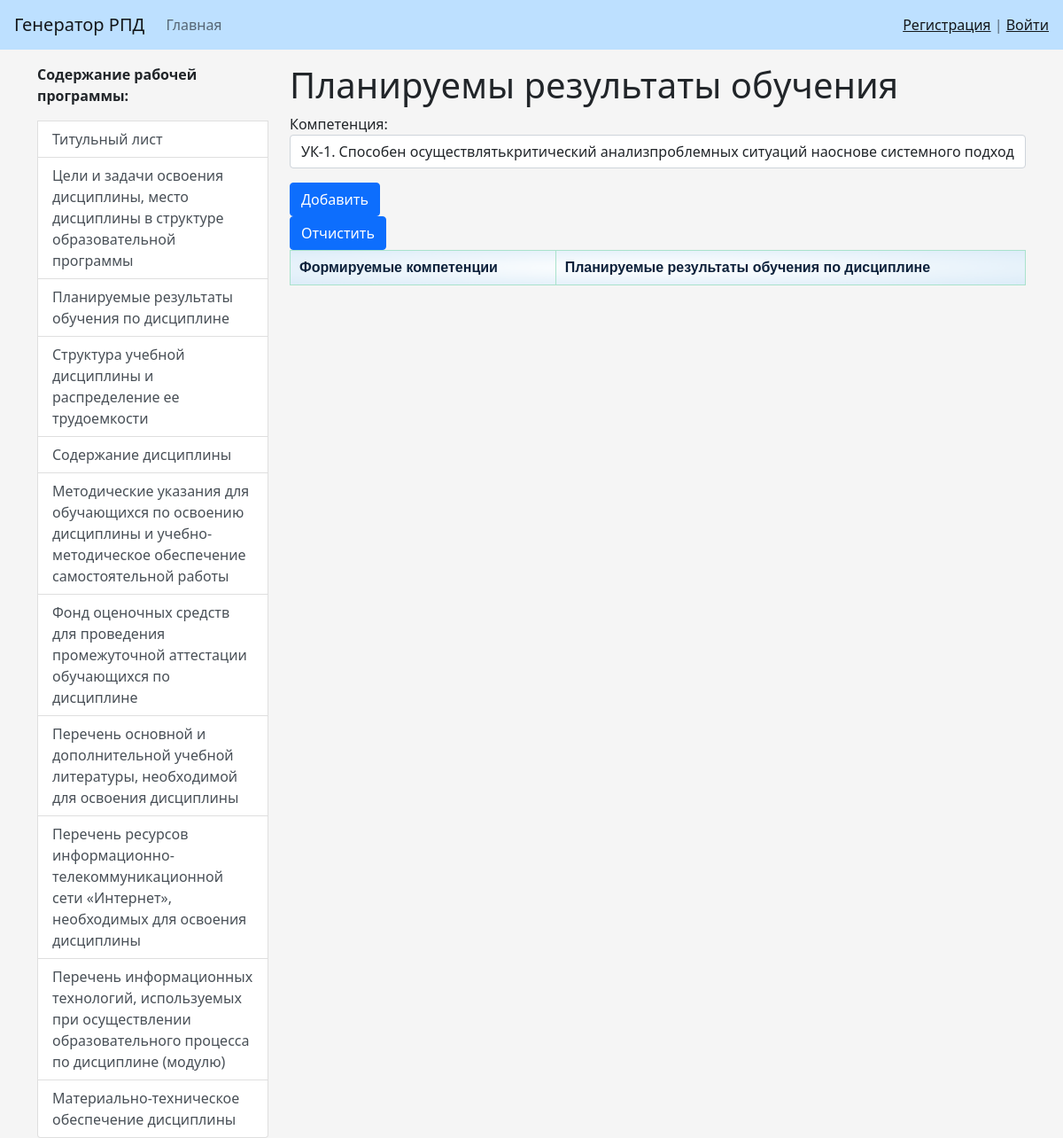
/opn_main_window/add_plan_res_ed/, run on an earlier commit of the app's database.
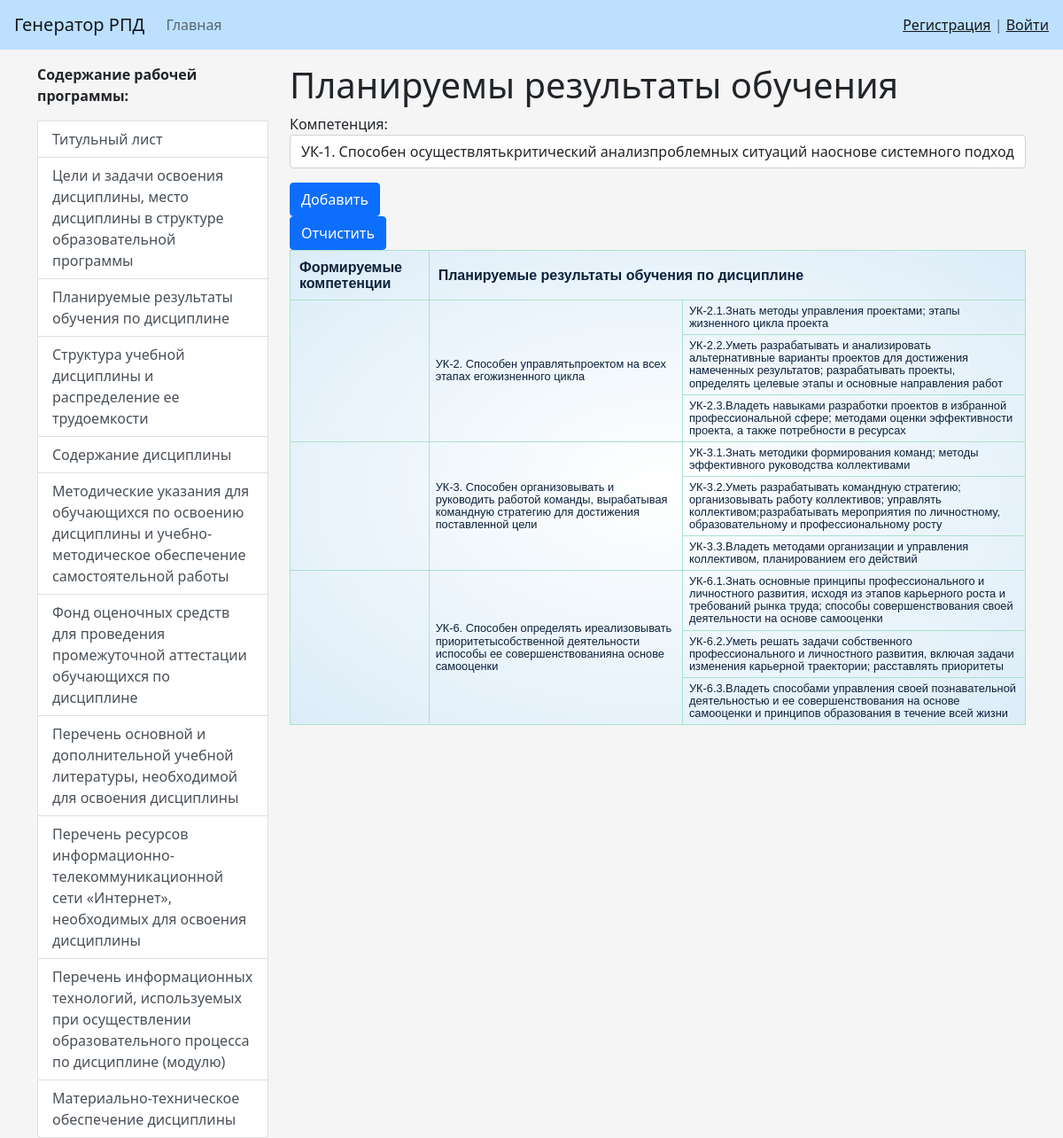
And on a later commit of the database.
### generation_rpd/models.py (models this page shows, shortened)
class SelectComp(models.Model):
    kod_c = models.CharField(max_length=10)
    descrip_c = models.TextField(blank=True, verbose_name='Формулировка компетенции')
    kod_i_naim_c1 = models.TextField(blank=True,
                                     verbose_name='Знать')
    kod_i_naim_c2 = models.TextField(blank=True,
                                     verbose_name='Уметь')
    kod_i_naim_c3 = models.TextField(blank=True,
                                     verbose_name='Владеть')

### generation_rpd/views.py (the view)
# urls.py: path('opn_main_window/add_plan_res_ed/', add_plan_res_ed, name='add_plan_res_ed'),
def add_plan_res_ed(request):
    if request.method == 'POST':
        form = CompSelect(request.POST)
        if form.is_valid():
            print(form.cleaned_data)
            return redirect('home')
    else:
        form = CompSelect()
    bd1 = SelectComp.objects.all()
    return render(request, 'generation_rpd/add_compet.html', {'form': form, 'bd1': bd1})

### generation_rpd/forms.py
class CompSelect(forms.Form):
    comp = forms.ModelChoiceField(empty_label=None, queryset=ParsComp.objects.all(), label='Компетенция',
                                  widget=forms.Select(attrs={"class": "form-control"}))

### generation_rpd/models.py (called while the page is built)
    def __str__(self):  # строковый метод
        return self.descrip_comp

### generation_rpd/templatetags/gen_tags.py (called while the page is built)
@register.inclusion_tag('generation_rpd/list_categories.html')
def show_categories():
    categories = Category.objects.all()
    return {"categories": categories}

### generation_rpd/templates/generation_rpd/add_compet.html (shortened to what this page needs)
{% extends 'base.html' %}
{% block sidebar %}
{% include 'inc/_sidebar.html' %}
{% endblock %}
{% block content %}
<h1>Планируемы результаты обучения</h1>
<form action="{% url 'add_plan_res_education' %}" method="post">
    {{ form.as_p }}
<button type="submit" class="btn btn-primary btn-block">Добавить</button>
</form>
<button class="btn btn-primary btn-block">Отчистить</button>
<table border="1" width="100%" cellpadding="5">
    <tr>
        <th>Формируемые компетенции</th>
        <th colspan="2">Планируемые результаты обучения по дисциплине</th>
    </tr>
    {% for tbl in bd1 %}
    <tr>
        <td rowspan="3">{{tbl.kod_c}}</td>
        <td rowspan="3">{{tbl.descrip_c}}</td>
        <td>{{tbl.kod_i_naim_c1}}</td>
    <tr><td>{{tbl.kod_i_naim_c2}}</td></tr>
    <tr><td>{{tbl.kod_i_naim_c3}}</td></tr>
    </tr>
    {% endfor %}
</table>
{% endblock %}

What changed in the data, as far as the page shows it:
added SelectComp: descrip_c "УК-2. Способен управлятьпроектом на всех этапах егожизненного цикла", kod_i_naim_c1 "УК-2.1.Знать методы управления проектами; этапы жизненного цикла проекта", kod_i_naim_c2 "УК-2.2.Уметь разрабатывать и анализировать альтернативные варианты проектов для достижения намеченных результатов; разрабатывать проекты, определять целевые этапы и основные направления работ", kod_i_naim_c3 "УК-2.3.Владеть навыками разработки проектов в избранной профессиональной сфере; методами оценки эффективности проекта, а также потребности в ресурсах"
added SelectComp: descrip_c "УК-3. Способен организовывать и руководить работой команды, вырабатывая командную стратегию для достижения поставленной цели", kod_i_naim_c1 "УК-3.1.Знать методики формирования команд; методы эффективного руководства коллективами", kod_i_naim_c2 "УК-3.2.Уметь разрабатывать командную стратегию; организовывать работу коллективов; управлять коллективом;разрабатывать мероприятия по личностному, образовательному и профессиональному росту", kod_i_naim_c3 "УК-3.3.Владеть методами организации и управления коллективом, планированием его действий"
added SelectComp: descrip_c "УК-6. Способен определять иреализовывать приоритетысобственной деятельности испособы ее совершенствованияна основе самооценки", kod_i_naim_c1 "УК-6.1.Знать основные принципы профессионального и личностного развития, исходя из этапов карьерного роста и требований рынка труда; способы совершенствования своей деятельности на основе самооценки", kod_i_naim_c2 "УК-6.2.Уметь решать задачи собственного профессионального и личностного развития, включая задачи изменения карьерной траектории; расставлять приоритеты", kod_i_naim_c3 "УК-6.3.Владеть способами управления своей познавательной деятельностью и ее совершенствования на основе самооценки и принципов образования в течение всей жизни"
